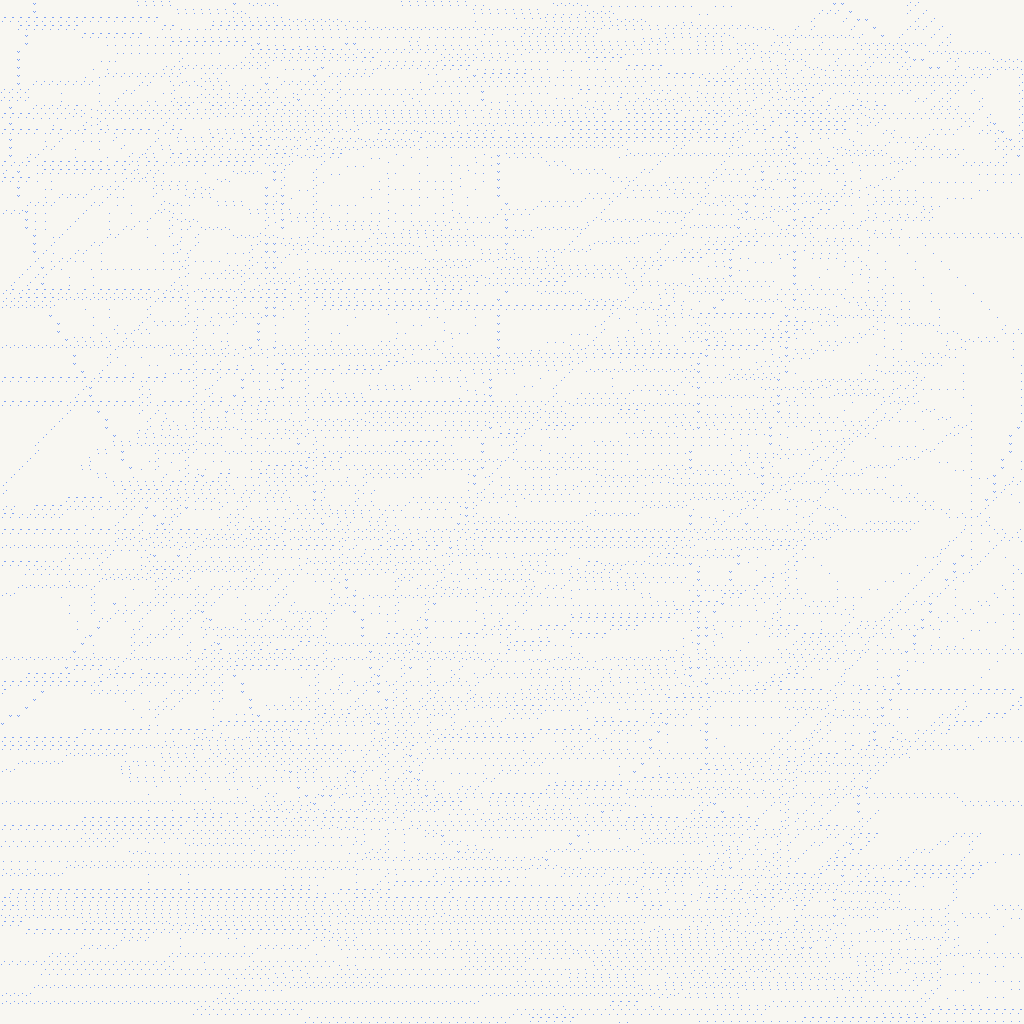

Rendered tile map (Tiled .tmx) drawn with the repository's tilesets; below, a short description and the map source with its tile grids summarised:
An orthogonal 128x128 tile map with 8x8 px tiles, 1 tile layer (Kachelebene 1).

<map version="1.5" tiledversion="1.7.2" orientation="orthogonal" renderorder="right-down" width="128" height="128" tilewidth="8" tileheight="8" infinite="0" nextlayerid="2" nextobjectid="1">
 <tileset firstgid="1" source="world_tiles.tsx" />
 <layer id="1" name="Kachelebene 1" width="128" height="128">
  <data>[16384 cells, 16384 non-empty, 15 distinct tile ids]</data>
 </layer>
</map>
